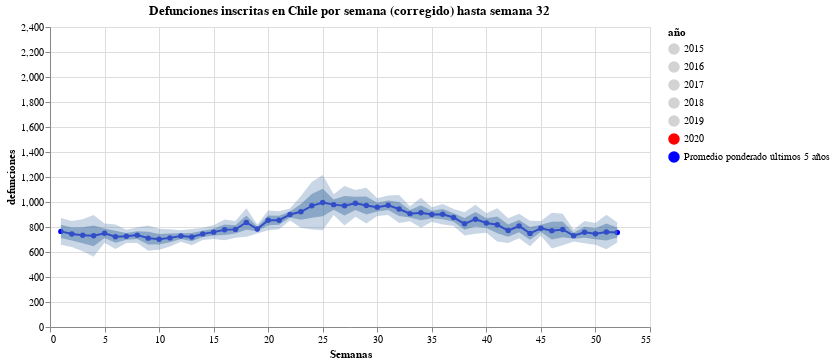

Notebook cell for this chart:
### Code cell
#hide_input
label = alt.selection_single(
    encodings=['x'], # limit selection to x-axis value
    on='mouseover',  # select on mouseover events
    nearest=True,    # select data point nearest the cursor
    empty='none'     # empty selection includes no data points
)

base = alt.Chart(amended_deaths.drop([i for i in np.arange(2012,2015)]).reset_index().melt("index", value_name="defunciones").rename(columns={"index":"año"})).mark_line(point=True).encode(
    x = alt.X("semana:Q",scale=alt.Scale(domain=(1, 52))),
    y = alt.Y("defunciones", scale=alt.Scale(domain=(0,2400))),
    color=alt.Color('año:N', scale=alt.Scale(range=['lightgray', 'lightgray', 'lightgray', 'lightgray', 'lightgray', 'red', 'blue'], 
                                             domain=["2015", "2016", "2017", "2018", "2019", "2020", "Promedio ponderado últimos 5 años"]))
)

alt.layer(
    base, # base line chart
    
    alt.Chart(df_expected.reset_index()).mark_area(
        opacity=0.5
    ).encode(
        x="semana",
        y=alt.Y("lower:Q", axis=alt.Axis(title="defunciones")),
        #y="lower:Q",
        y2="upper:Q"
    ),
    
    alt.Chart(df_expected.reset_index()).mark_area(
        opacity=0.3
    ).encode(
        x="semana",
        y="lower 2:Q",
        y2="upper 2:Q"
    ),
    
#     alt.Chart(expected.reset_index().rename(columns={0:"defunciones"})).mark_line(point=True).encode(
#     x = "semana",
#     y = "defunciones"
#     ),
    # add a rule mark to serve as a guide line
    alt.Chart().mark_rule(color='#aaa').encode(
        x = alt.X('semana:Q', scale=alt.Scale(domain=(1, 52)), axis=alt.Axis(title='Semanas'), sort=None)
    ).transform_filter(label),
    
    # add circle marks for selected time points, hide unselected points
    base.mark_circle().encode(
        opacity=alt.condition(label, alt.value(1), alt.value(0))
    ).add_selection(label),

    # add white stroked text to provide a legible background for labels
    base.mark_text(align='left', dx=5, dy=-5, stroke='white', strokeWidth=2).encode(
        text='defunciones'
    ).transform_filter(label),

    # add text labels for stock prices
    base.mark_text(align='left', dx=5, dy=-5).encode(
        text='defunciones'
    ).transform_filter(label),
    
    data=amended_deaths.drop([i for i in np.arange(2012,2015)]).reset_index().melt("index", value_name="defunciones").rename(columns={"index":"año"})
).properties(
    title = f'Defunciones inscritas en Chile por semana (corregido) hasta semana {current_week-1}',
    width=600
)

### Figure 1 — Vega-Lite specification as saved in the notebook (floating-point values rounded to 4 significant figures; data arrays with more than 128 entries replaced by an {"elided": "..."} marker saying what was removed)
{"config": {"view": {"continuousWidth": 400, "continuousHeight": 300}}, "layer": [{"data": {"name": "data-4b5dfc62c322b15598de3edb3253360a"}, "mark": {"type": "line", "point": true}, "encoding": {"color": {"type": "nominal", "field": "año", "scale": {"domain": ["2015", "2016", "2017", "2018", "2019", "2020", "Promedio ponderado últimos 5 años"], "range": ["lightgray", "lightgray", "lightgray", "lightgray", "lightgray", "red", "blue"]}}, "x": {"type": "quantitative", "field": "semana", "scale": {"domain": [1, 52]}}, "y": {"type": "quantitative", "field": "defunciones", "scale": {"domain": [0, 2400]}}}}, {"data": {"name": "data-c4d327dd9252a39fa6803dc8e2008932"}, "mark": {"type": "area", "opacity": 0.5}, "encoding": {"x": {"type": "quantitative", "field": "semana"}, "y": {"type": "quantitative", "axis": {"title": "defunciones"}, "field": "lower"}, "y2": {"field": "upper"}}}, {"data": {"name": "data-c4d327dd9252a39fa6803dc8e2008932"}, "mark": {"type": "area", "opacity": 0.3}, "encoding": {"x": {"type": "quantitative", "field": "semana"}, "y": {"type": "quantitative", "field": "lower 2"}, "y2": {"field": "upper 2"}}}, {"mark": {"type": "rule", "color": "#aaa"}, "encoding": {"x": {"type": "quantitative", "axis": {"title": "Semanas"}, "field": "semana", "scale": {"domain": [1, 52]}, "sort": null}}, "transform": [{"filter": {"selection": "selector004"}}]}, {"data": {"name": "data-4b5dfc62c322b15598de3edb3253360a"}, "mark": "circle", "encoding": {"color": {"type": "nominal", "field": "año", "scale": {"domain": ["2015", "2016", "2017", "2018", "2019", "2020", "Promedio ponderado últimos 5 años"], "range": ["lightgray", "lightgray", "lightgray", "lightgray", "lightgray", "red", "blue"]}}, "opacity": {"condition": {"value": 1, "selection": "selector004"}, "value": 0}, "x": {"type": "quantitative", "field": "semana", "scale": {"domain": [1, 52]}}, "y": {"type": "quantitative", "field": "defunciones", "scale": {"domain": [0, 2400]}}}, "selection": {"selector004": {"type": "single", "encodings": ["x"], "on": "mouseover", "nearest": true, "empty": "none"}}}, {"data": {"name": "data-4b5dfc62c322b15598de3edb3253360a"}, "mark": {"type": "text", "align": "left", "dx": 5, "dy": -5, "stroke": "white", "strokeWidth": 2}, "encoding": {"color": {"type": "nominal", "field": "año", "scale": {"domain": ["2015", "2016", "2017", "2018", "2019", "2020", "Promedio ponderado últimos 5 años"], "range": ["lightgray", "lightgray", "lightgray", "lightgray", "lightgray", "red", "blue"]}}, "text": {"type": "quantitative", "field": "defunciones"}, "x": {"type": "quantitative", "field": "semana", "scale": {"domain": [1, 52]}}, "y": {"type": "quantitative", "field": "defunciones", "scale": {"domain": [0, 2400]}}}, "transform": [{"filter": {"selection": "selector004"}}]}, {"data": {"name": "data-4b5dfc62c322b15598de3edb3253360a"}, "mark": {"type": "text", "align": "left", "dx": 5, "dy": -5}, "encoding": {"color": {"type": "nominal", "field": "año", "scale": {"domain": ["2015", "2016", "2017", "2018", "2019", "2020", "Promedio ponderado últimos 5 años"], "range": ["lightgray", "lightgray", "lightgray", "lightgray", "lightgray", "red", "blue"]}}, "text": {"type": "quantitative", "field": "defunciones"}, "x": {"type": "quantitative", "field": "semana", "scale": {"domain": [1, 52]}}, "y": {"type": "quantitative", "field": "defunciones", "scale": {"domain": [0, 2400]}}}, "transform": [{"filter": {"selection": "selector004"}}]}], "data": {"name": "data-4b5dfc62c322b15598de3edb3253360a"}, "title": "Defunciones inscritas en Chile por semana (corregido) hasta semana 32", "width": 600, "$schema": "https://vega.github.io/schema/vega-lite/v4.8.1.json", "datasets": {"data-4b5dfc62c322b15598de3edb3253360a": {"elided": "364 records"}, "data-c4d327dd9252a39fa6803dc8e2008932": [{"semana": 1, "Expected": 765.0, "lower": 711.5, "upper": 818.5, "lower 2": 658.5, "upper 2": 871.5}, {"semana": 2, "Expected": 744.5, "lower": 693.0, "upper": 796.0, "lower 2": 641.0, "upper 2": 848.0}, {"semana": 3, "Expected": 734.0, "lower": 670.0, "upper": 798.0, "lower 2": 606.5, "upper 2": 861.5}, {"semana": 4, "Expected": 729.5, "lower": 646.0, "upper": 813.0, "lower 2": 563.0, "upper 2": 896.0}, {"semana": 5, "Expected": 750.5, "lower": 712.0, "upper": 789.0, "lower 2": 673.5, "upper 2": 827.5}, {"semana": 6, "Expected": 722.5, "lower": 674.0, "upper": 771.0, "lower 2": 625.0, "upper 2": 820.0}, {"semana": 7, "Expected": 725.5, "lower": 699.0, "upper": 752.0, "lower 2": 673.0, "upper 2": 778.0}, {"semana": 8, "Expected": 735.0, "lower": 703.5, "upper": 766.5, "lower 2": 672.0, "upper 2": 798.0}, {"semana": 9, "Expected": 711.0, "lower": 660.5, "upper": 761.5, "lower 2": 610.0, "upper 2": 812.0}, {"semana": 10, "Expected": 702.0, "lower": 659.5, "upper": 744.5, "lower 2": 617.5, "upper 2": 786.5}, {"semana": 11, "Expected": 713.0, "lower": 678.5, "upper": 747.5, "lower 2": 643.5, "upper 2": 782.5}, {"semana": 12, "Expected": 728.0, "lower": 705.0, "upper": 751.0, "lower 2": 682.5, "upper 2": 773.5}, {"semana": 13, "Expected": 719.5, "lower": 686.5, "upper": 752.5, "lower 2": 654.0, "upper 2": 785.0}, {"semana": 14, "Expected": 745.0, "lower": 720.5, "upper": 769.5, "lower 2": 696.5, "upper 2": 793.5}, {"semana": 15, "Expected": 759.0, "lower": 731.5, "upper": 786.5, "lower 2": 704.0, "upper 2": 814.0}, {"semana": 16, "Expected": 777.5, "lower": 735.5, "upper": 819.5, "lower 2": 694.0, "upper 2": 861.0}, {"semana": 17, "Expected": 781.0, "lower": 747.5, "upper": 814.5, "lower 2": 714.0, "upper 2": 848.0}, {"semana": 18, "Expected": 836.0, "lower": 779.0, "upper": 893.0, "lower 2": 722.0, "upper 2": 950.0}, {"semana": 19, "Expected": 784.0, "lower": 766.0, "upper": 802.0, "lower 2": 747.5, "upper 2": 820.5}, {"semana": 20, "Expected": 853.5, "lower": 814.5, "upper": 892.5, "lower 2": 775.0, "upper 2": 932.0}, {"semana": 21, "Expected": 854.5, "lower": 818.5, "upper": 890.5, "lower 2": 782.0, "upper 2": 927.0}, {"semana": 22, "Expected": 900.0, "lower": 876.0, "upper": 924.0, "lower 2": 851.5, "upper 2": 948.5}, {"semana": 23, "Expected": 921.5, "lower": 858.0, "upper": 985.0, "lower 2": 794.5, "upper 2": 1049.0}, {"semana": 24, "Expected": 969.5, "lower": 874.5, "upper": 1064.0, "lower 2": 779.5, "upper 2": 1160.0}, {"semana": 25, "Expected": 996.0, "lower": 885.5, "upper": 1106.0, "lower 2": 775.0, "upper 2": 1217.0}, {"semana": 26, "Expected": 979.0, "lower": 937.5, "upper": 1020.0, "lower 2": 896.0, "upper 2": 1062.0}, {"semana": 27, "Expected": 970.5, "lower": 892.0, "upper": 1049.0, "lower 2": 813.0, "upper 2": 1128.0}, {"semana": 28, "Expected": 989.5, "lower": 936.0, "upper": 1043.0, "lower 2": 882.0, "upper 2": 1097.0}, {"semana": 29, "Expected": 972.0, "lower": 900.5, "upper": 1044.0, "lower 2": 829.0, "upper 2": 1115.0}, {"semana": 30, "Expected": 959.0, "lower": 923.5, "upper": 994.5, "lower 2": 888.0, "upper 2": 1030.0}, {"semana": 31, "Expected": 974.5, "lower": 936.0, "upper": 1013.0, "lower 2": 897.0, "upper 2": 1052.0}, {"semana": 32, "Expected": 944.0, "lower": 888.0, "upper": 1000.0, "lower 2": 831.5, "upper 2": 1056.0}, {"semana": 33, "Expected": 907.0, "lower": 877.0, "upper": 937.0, "lower 2": 847.0, "upper 2": 967.0}, {"semana": 34, "Expected": 914.5, "lower": 854.0, "upper": 975.0, "lower 2": 793.5, "upper 2": 1035.0}, {"semana": 35, "Expected": 900.0, "lower": 870.5, "upper": 929.5, "lower 2": 841.5, "upper 2": 958.5}, {"semana": 36, "Expected": 902.5, "lower": 861.5, "upper": 943.5, "lower 2": 820.5, "upper 2": 984.5}, {"semana": 37, "Expected": 876.0, "lower": 842.0, "upper": 910.0, "lower 2": 808.0, "upper 2": 944.0}, {"semana": 38, "Expected": 825.5, "lower": 779.0, "upper": 872.0, "lower 2": 732.5, "upper 2": 918.5}, {"semana": 39, "Expected": 862.5, "lower": 805.0, "upper": 920.0, "lower 2": 747.0, "upper 2": 978.0}, {"semana": 40, "Expected": 832.0, "lower": 793.0, "upper": 871.0, "lower 2": 754.5, "upper 2": 909.5}, {"semana": 41, "Expected": 817.5, "lower": 751.0, "upper": 884.0, "lower 2": 684.0, "upper 2": 951.0}, {"semana": 42, "Expected": 771.5, "lower": 722.0, "upper": 821.0, "lower 2": 672.0, "upper 2": 871.0}, {"semana": 43, "Expected": 808.0, "lower": 759.0, "upper": 857.0, "lower 2": 710.0, "upper 2": 906.0}, {"semana": 44, "Expected": 749.0, "lower": 698.0, "upper": 800.0, "lower 2": 647.0, "upper 2": 851.0}, {"semana": 45, "Expected": 789.5, "lower": 760.5, "upper": 818.5, "lower 2": 731.0, "upper 2": 848.0}, {"semana": 46, "Expected": 771.0, "lower": 699.5, "upper": 842.5, "lower 2": 628.0, "upper 2": 914.0}, {"semana": 47, "Expected": 780.5, "lower": 717.5, "upper": 843.5, "lower 2": 654.0, "upper 2": 907.0}, {"semana": 48, "Expected": 731.0, "lower": 707.0, "upper": 755.0, "lower 2": 683.5, "upper 2": 778.5}, {"semana": 49, "Expected": 758.5, "lower": 714.0, "upper": 803.0, "lower 2": 669.5, "upper 2": 847.5}, {"semana": 50, "Expected": 746.0, "lower": 702.5, "upper": 789.5, "lower 2": 659.0, "upper 2": 833.0}, {"semana": 51, "Expected": 760.5, "lower": 692.0, "upper": 829.0, "lower 2": 623.0, "upper 2": 898.0}, {"semana": 52, "Expected": 756.0, "lower": 716.0, "upper": 796.0, "lower 2": 675.5, "upper 2": 836.5}]}}
